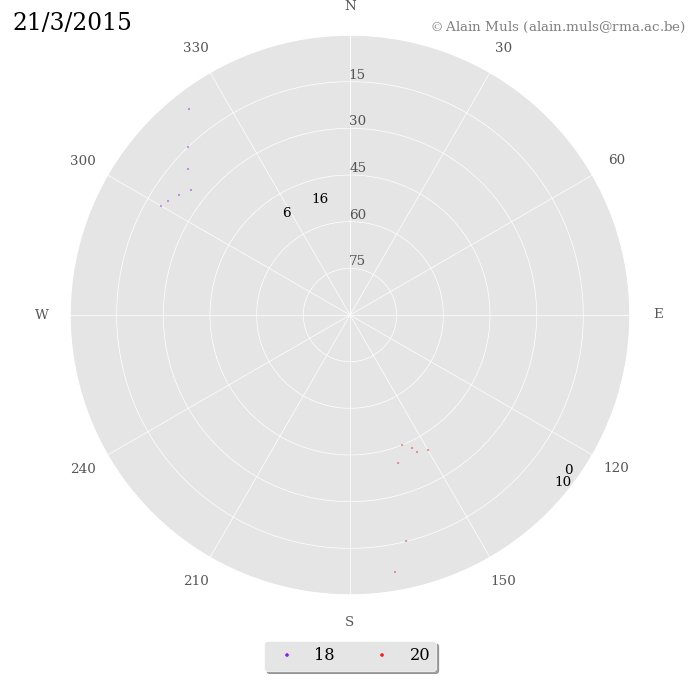

This chart was generated by the following Python code:
#!/usr/bin/env python

from matplotlib.pyplot import rc, grid, figure, rcParams, show, text
# from matplotlib import style
import matplotlib as plt
import numpy as np
from math import radians

from GNSS import gpstime
from SSN import ssnConstants as mSSN


def skyview(PRNs, azimuths, elevations, dateStr, hours, hoursAzims, hoursElevs):
    '''
    skyview creates the skyview plot for observed satellites
    Parameters:
        PRNs is list of PRNs of observed satellites
        azimuths is aziumuts with which these satellites were observed (in degrees)
        elevations is elevation angle with which these satellites were observed (in degrees)
        dateStr contains the current date
        hours contain the TOWs that correspond to a multiple of hours
        hoursAzims, hoursElevs contain the corersponding azimuth/elevation (in degrees)
    Returns:
        fig is reference to created plot
    '''
    plt.style.use('BEGPIOS')

    # rc('grid', color='#999999', linewidth=1, linestyle='-', alpha=[0].6)
    rc('xtick', labelsize='x-small')
    rc('ytick', labelsize='x-small')

    # force square figure and square axes looks better for polar, IMO
    width, height = rcParams['figure.figsize']
    size = min(width, height)

    # make a square figure
    fig = figure(figsize=(size, size))

    # set the axis (0 azimuth is North direction, azimuth indirect angle)
    ax = fig.add_axes([0.10, 0.15, 0.8, 0.8], projection=u'polar')  # , axisbg='#CCCCCC', alpha=0.6)
    ax.set_theta_zero_location('N')
    ax.set_theta_direction(-1)

    # Define the xticks
    ax.set_xticks(np.linspace(0, 2 * np.pi, 13))
    xLabel = ['N', '30', '60', 'E', '120', '150', 'S', '210', '240', 'W', '300', '330']
    ax.set_xticklabels(xLabel)

    # Define the yticks
    ax.set_yticks(np.linspace(0, 90, 7))
    yLabel = ['', '75', '60', '45', '30', '15', '']
    ax.set_yticklabels(yLabel)

    # annotate for copyright and put the currecnt date
    text(-0.1, 1, dateStr, horizontalalignment='left', verticalalignment='bottom', transform=ax.transAxes, fontsize='large')
    text(1.1, 1, r'$\copyright$ Alain Muls ([email redacted])', horizontalalignment='right', verticalalignment='bottom', transform=ax.transAxes, alpha=0.5, fontsize='x-small')

    # draw a grid
    grid(True)

    # treat the sky track of the satellites
    # for (PRN, E, Az) in sat_positions:
    #     ax.annotate(str(PRN),
    #                 xy=(radians(Az), 90-E),  # theta, radius
    #                 bbox=dict(boxstyle="round", fc='green', alpha=0.5),
    #                 horizontalalignment='center',
    #                 verticalalignment='center')

    # plot the skytracks for each PRN
    colors = iter(plt.cm.rainbow(np.linspace(0, 1, len(PRNs))))
    satLabel = []
    for i, prn in enumerate(PRNs):
        gnssSyst, gnssSystShort, gnssPRN = mSSN.svPRN(prn)

        satLabel.append('%s%d (%d)' % (gnssSystShort, gnssPRN, prn))
        azims = [radians(az) for az in azimuths[i]]
        elevs = [(90 - el) for el in elevations[i]]
        # print('PRN = %d' % prn)
        # print('elev = %s' % elevs)
        # print('azim = %s' % azims)
        # ax.plot(azims, elevs, color=next(colors), linewidth=0.35, alpha=0.85, label=satLabel[-1])
        ax.plot(azims, elevs, color=next(colors), marker='.', markersize=1, linestyle='None', alpha=0.85, label=satLabel[-1])

        # annotate with the hour labels
        hrAzims = [radians(az + 2) for az in hoursAzims[i]]
        hrElevs = [(90 - el) for el in hoursElevs[i]]
        for j, hr in enumerate(hours[i]):
            hrAz = hrAzims[j]
            hrEl = hrElevs[j]
            # print('hr = %s' % hr)
            hr = int((np.fmod(hr, gpstime.secsInDay)) / 3600.)
            # print('hr = %s' % hr)
            # print('hrAz = %d' % hrAz)
            # print('hrEl = %d' % hrEl)
            text(hrAz, hrEl, hr, fontsize='x-small')

    # adjust the legend location
    mLeg = ax.legend(bbox_to_anchor=(0.5, -0.15), loc='lower center', ncol=np.size(satLabel), fontsize='small', markerscale=4)
    for legobj in mLeg.legendHandles:
        legobj.set_linewidth(5.0)

    # needed for having radial axis span from 0 => 90 degrees and y-labels along north axis
    ax.set_rmax(90)
    ax.set_rmin(0)
    ax.set_rlabel_position(0)

    return fig


# main starts here
if __name__ == '__main__':
    # sat_positions = [[1, 30, 0], [2, 60, 90], [3, 30, 180], [4, 50, 270]]

    svPRN = []
    prnElev = []
    prnAzim = []
    azimRad = []
    prnHour = []
    prnHourElev = []
    prnHourAzim = []

    svPRN.append(18)
    svPRN.append(20)

    elev = [20, 21, 23, 25, 20, 15, 6]
    azim = [300, 302, 305, 308, 312, 316, 322]
    prnElev.append(elev)
    prnAzim.append(azim)
    prnHour.append([194400., 208800.])
    prnHourElev.append([52, 4])
    prnHourAzim.append([211, 15])

    azimRad = []
    elev = [40, 41, 43, 45, 40, 15, 6]
    azim = [150, 154, 155, 158, 162, 166, 170]
    prnElev.append(elev)
    prnAzim.append(azim)
    prnHour.append([230400., 172800.])
    prnHourElev.append([52, 4])
    prnHourAzim.append([227, 12])

    for i, prn in enumerate(svPRN):
        print('PRN = %d' % prn)
        print('elev = %s' % prnElev[i])
        print('azim = %s' % prnAzim[i])
        print('prnHour = %s' % prnHour)
        print('prnHourAzim = %s' % prnHourAzim)
        print('prnHourElev = %s' % prnHourElev)

    fig = skyview(svPRN, prnAzim, prnElev, '21/3/2015', prnHour, prnHourAzim, prnHourElev)
    # fig = skyview(sat_positions)
    fig.savefig('plotElevAzim.png')
    # show the plot
    show()
